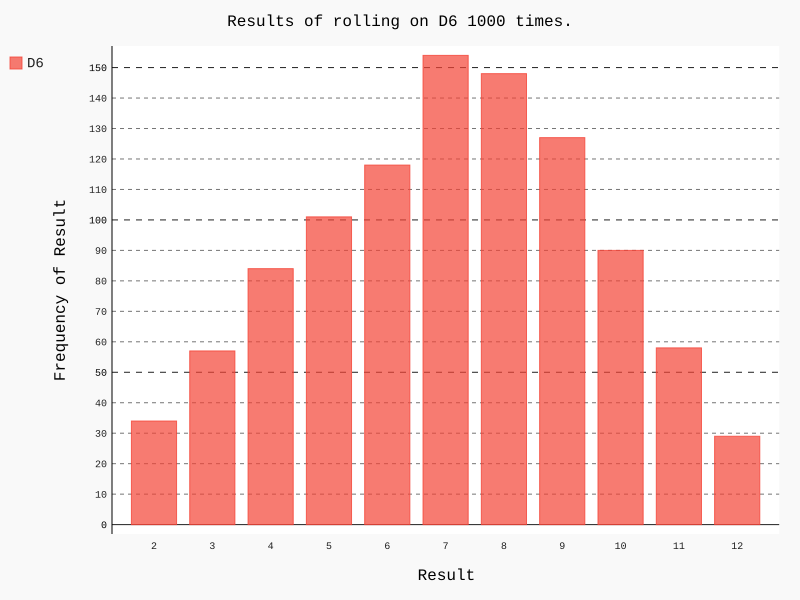

Write Python code to recreate this figure.
from die import Die
import pygal

die_1 = Die()
die_2 = Die()

results = []

for roll_num in range(1000):
    result = die_1.roll() + die_2.roll()
    results.append(result)

# print(results)
frequencies = []
max_result = die_1.num_sides + die_2.num_sides
for value in range(2, max_result + 1):
    frequencies.append(results.count(value))

print(frequencies)

hist = pygal.Bar()

hist.title = 'Results of rolling on D6 1000 times.'
hist.x_labels = ['2', '3', '4', '5', '6', '7', '8', '9', '10', '11', '12']
hist.x_title = 'Result'
hist.y_title = 'Frequency of Result'

hist.add('D6', frequencies)
hist.render_to_file('./Matplotlib/Die/die_visual.svg')
